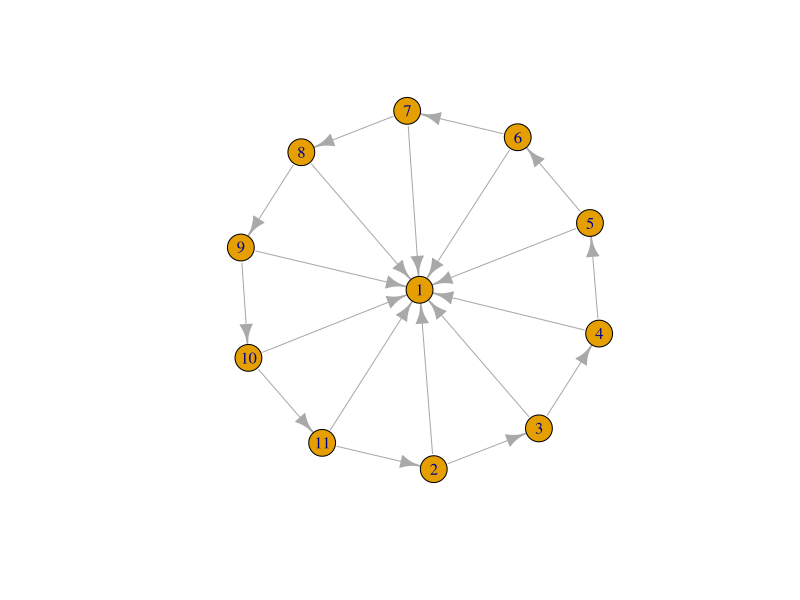
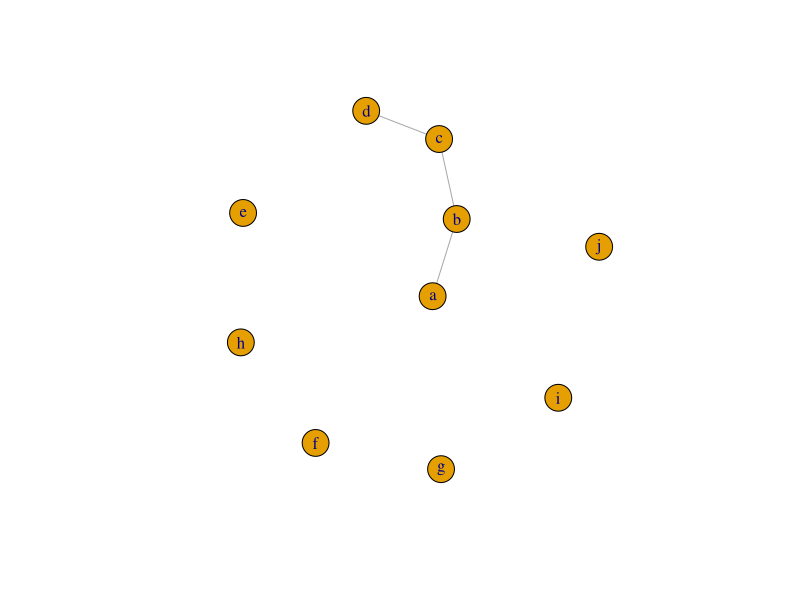

Write the R code that produced these figures, in order.
library(igraph)


### Name: path
### Title: Helper function to add or delete edges along a path
### Aliases: path

### ** Examples

# Create a (directed) wheel
g <- make_star(11, center = 1) + path(2:11, 2)
plot(g)

g <- make_empty_graph(directed = FALSE, n = 10) %>%
  set_vertex_attr("name", value = letters[1:10])

g2 <- g + path("a", "b", "c", "d")
plot(g2)

g3 <- g2 + path("e", "f", "g", weight=1:2, color="red")
E(g3)[[]]

g4 <- g3 + path(c("f", "c", "j", "d"), width=1:3, color="green")
E(g4)[[]]



